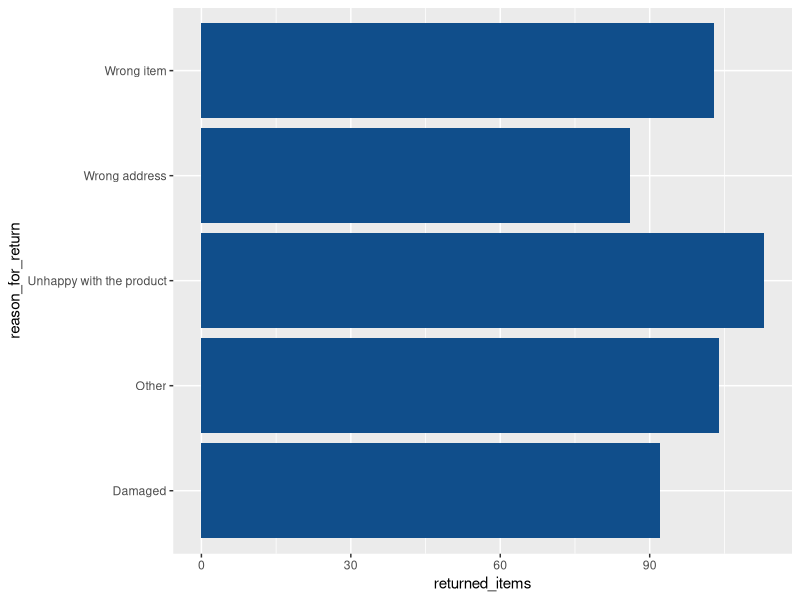
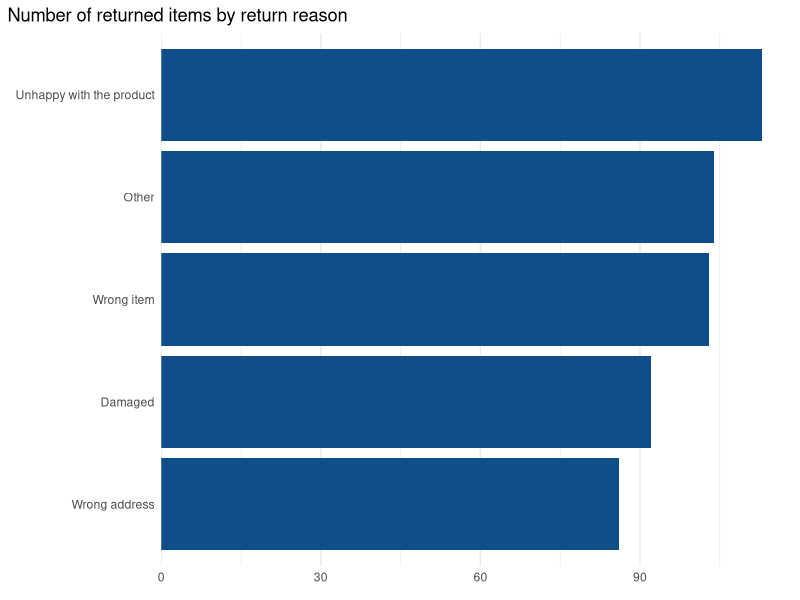
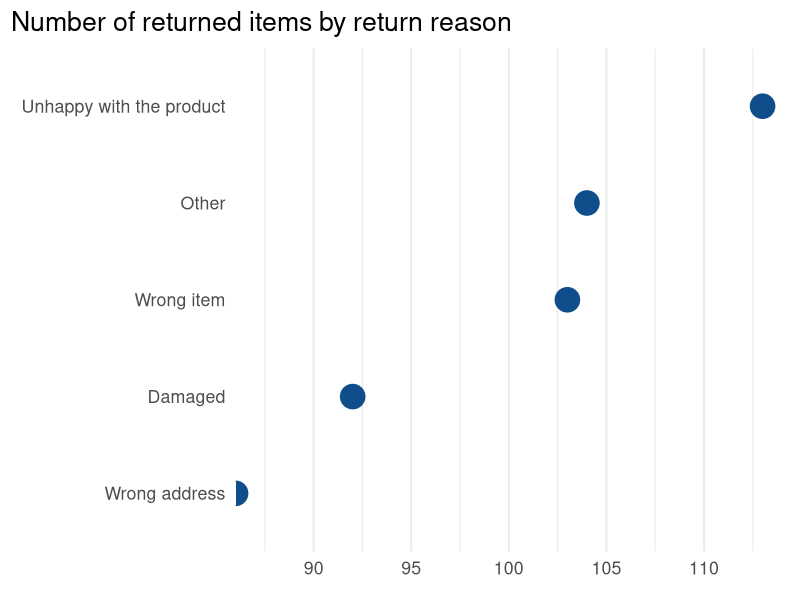
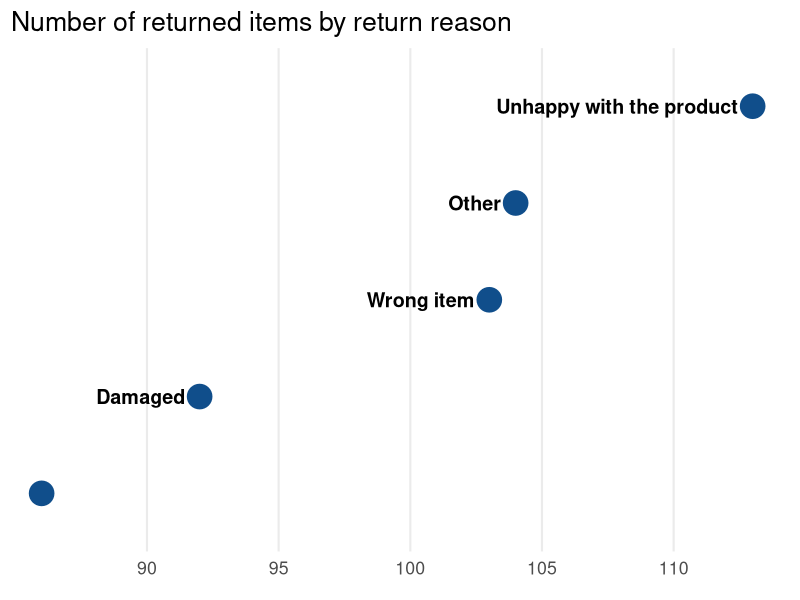
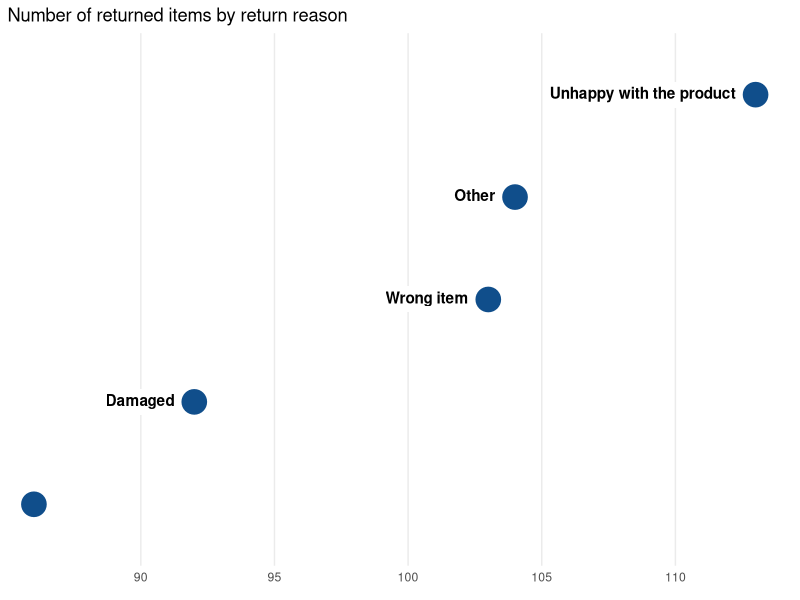
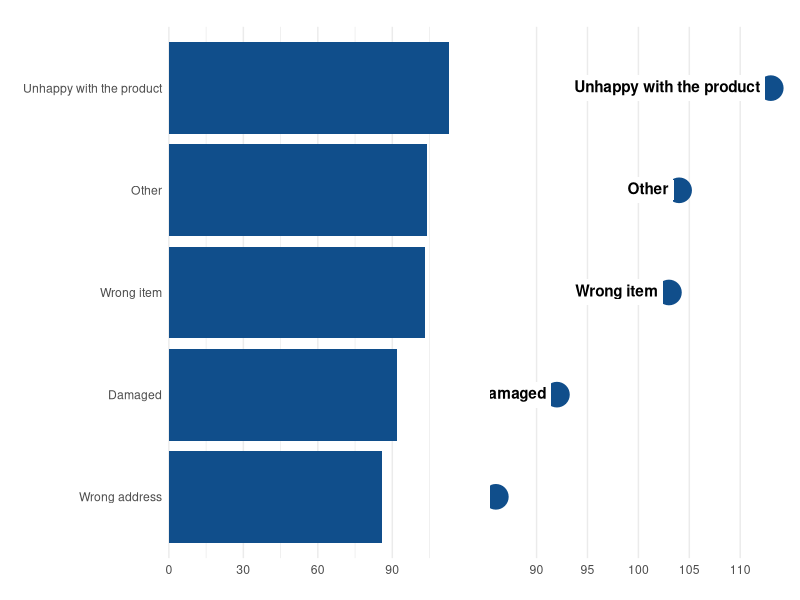

The R source for these figures, in order:
## ---- chunk 1
#| label: setup 


library(tidyverse)
library(ggtext) # pour enrichir la panoplie de modif de texte dans le graphique
library(patchwork) # pour rassembler plusieurs ggplot en une seule image
library(kableExtra)
## ---- chunk 2
#| label: faux-dat

set.seed(345345) # aléa pareil qu'AR, hop
faux_dat <- tibble(
  reason_for_return = c(
    "Wrong address",
    "Wrong item",
    "Damaged",
    "Unhappy with the product",
    "Other"
  ),
  returned_items = rpois(5, 100) # ooh une fonction pour creer des entiers!
)

faux_dat
## ---- chunk 3
#| label : histo-classique 


faux_dat |> 
  ggplot(aes(x = returned_items, y = reason_for_return)) +
  geom_col(fill = "dodgerblue4")
## ---- chunk 4
#| label : histo-ameliore


sorted_dat <- faux_dat |> 
  mutate(reason_for_return = fct_reorder(
    reason_for_return, 
    returned_items)
    )

bar_chart <- sorted_dat |> 
  ggplot(aes(x = returned_items, y = reason_for_return)) +
  geom_col(fill = 'dodgerblue4') +
  theme_minimal(
    # base_size = 16
  ) +
  labs(
    title = "Number of returned items by return reason",
    x = element_blank(),
    y = element_blank()
  ) +
  scale_x_continuous(
    expand = expansion(mult = c(0, 0.05))
  ) +
  theme(
    panel.grid.major.y = element_blank(),
    plot.title.position = "plot" # on aligne le titre sur axe gauche des libellés 
  )

bar_chart
## ---- chunk 5
#| label: dot-chart-basique 

sorted_dat |> 
  ggplot(
    aes(
      y = reason_for_return, 
      x = returned_items
    )
  ) +
  geom_point(
    color = 'dodgerblue4',
    size = 8
  ) +
  theme_minimal(
    base_size = 16
  ) +
  labs(
    title = "Number of returned items by return reason",
    x = element_blank(),
    y =element_blank()
  ) +
  scale_x_continuous(
    expand = expansion(mult = c(0, 0.05))
  ) +
  theme(
    panel.grid.major.y = element_blank(),
    plot.title.position = 'plot'
  )
## ---- chunk 6
sorted_dat |> 
  ggplot(
    aes(
      y = reason_for_return, 
      x = returned_items
    )
  ) +
  geom_point(
    color = 'dodgerblue4',
    size = 8
  ) +
  geom_text(
    aes(label = reason_for_return),
    hjust = 1, # déplacer sur gauche 
    nudge_x = -0.55, # un peu plus
    size = 5,
    fontface = "bold"
  ) +
  theme_minimal(
    base_size = 16
  ) +
  labs(
    title = "Number of returned items by return reason",
    x = element_blank(),
    y =element_blank()
  ) +
  scale_x_continuous(
    expand = expansion(mult = c(0, 0.05))
  ) +
  theme(
    panel.grid.major.y = element_blank(),
    panel.grid.minor.x = element_blank(),
    plot.title.position = 'plot',
    axis.text.y = element_blank()
  )
## ---- chunk 7
dot_chart <- sorted_dat |> 
  ggplot(
    aes(
      y = reason_for_return, 
      x = returned_items
    )
  ) +
  geom_point(
    color = 'dodgerblue4',
    size = 8
  ) +
  ggtext::geom_richtext(
    aes(label = reason_for_return),
    hjust = 1, # déplacer sur gauche 
    nudge_x = -0.55, # un peu plus
    # size = 5,
    fontface = "bold",
    label.colour = NA
  ) +
  theme_minimal(
    # base_size = 16
  ) +
  labs(
    title = "Number of returned items by return reason",
    x = element_blank(),
    y =element_blank()
  ) +
  scale_x_continuous(
    expand = expansion(mult = c(0, 0.05))
  ) +
  theme(
    panel.grid.major.y = element_blank(),
    panel.grid.minor.x = element_blank(),
    plot.title.position = 'plot',
    axis.text.y = element_blank()
  )

dot_chart
## ---- chunk 8
layout <- '
AAABBB' 

# bar_chart + dot_chart tout seul fait l'affaire

bar_chart + labs(title = element_blank()) +
  dot_chart + labs(title = element_blank()) +
  plot_layout(design = layout) 
